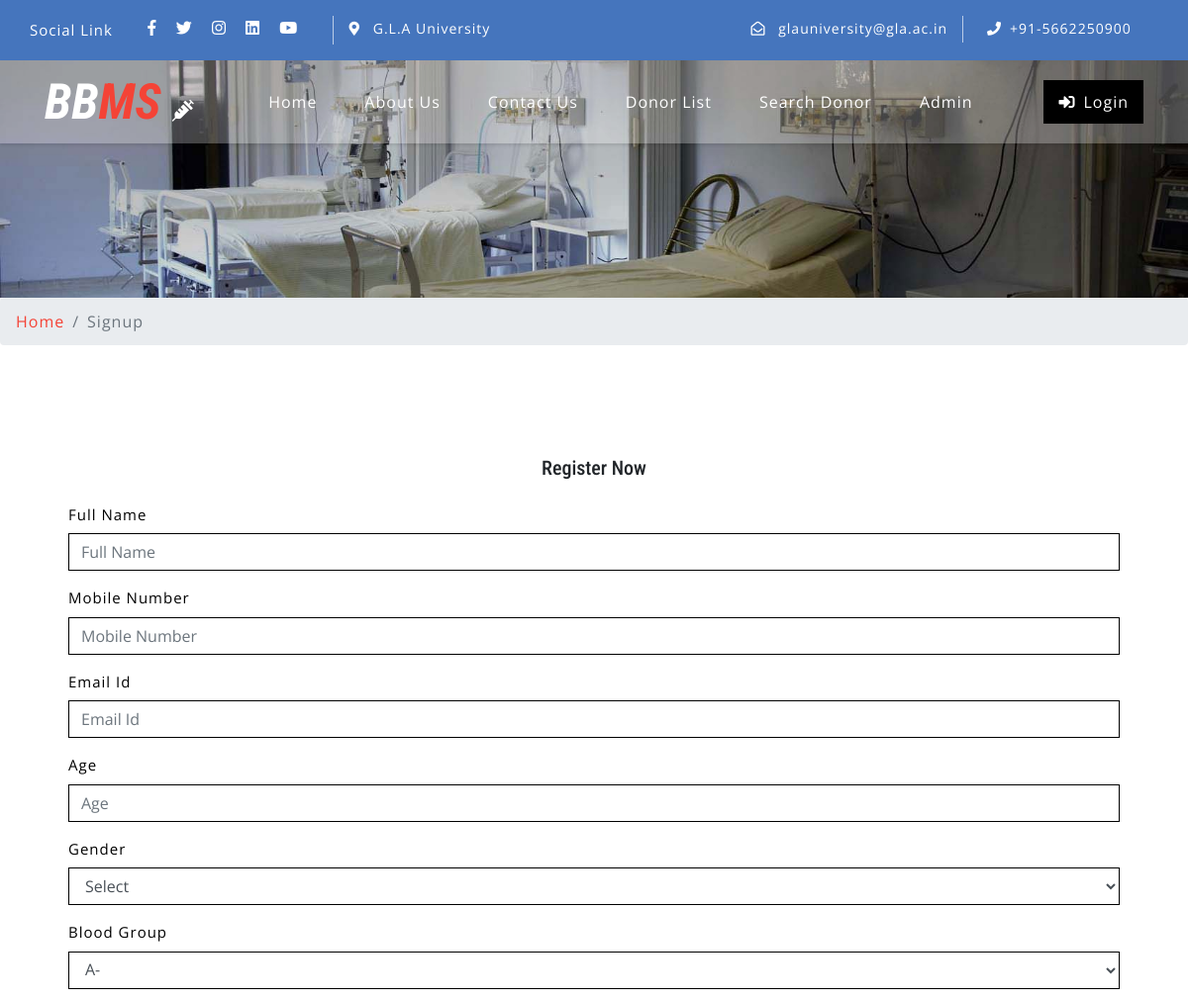
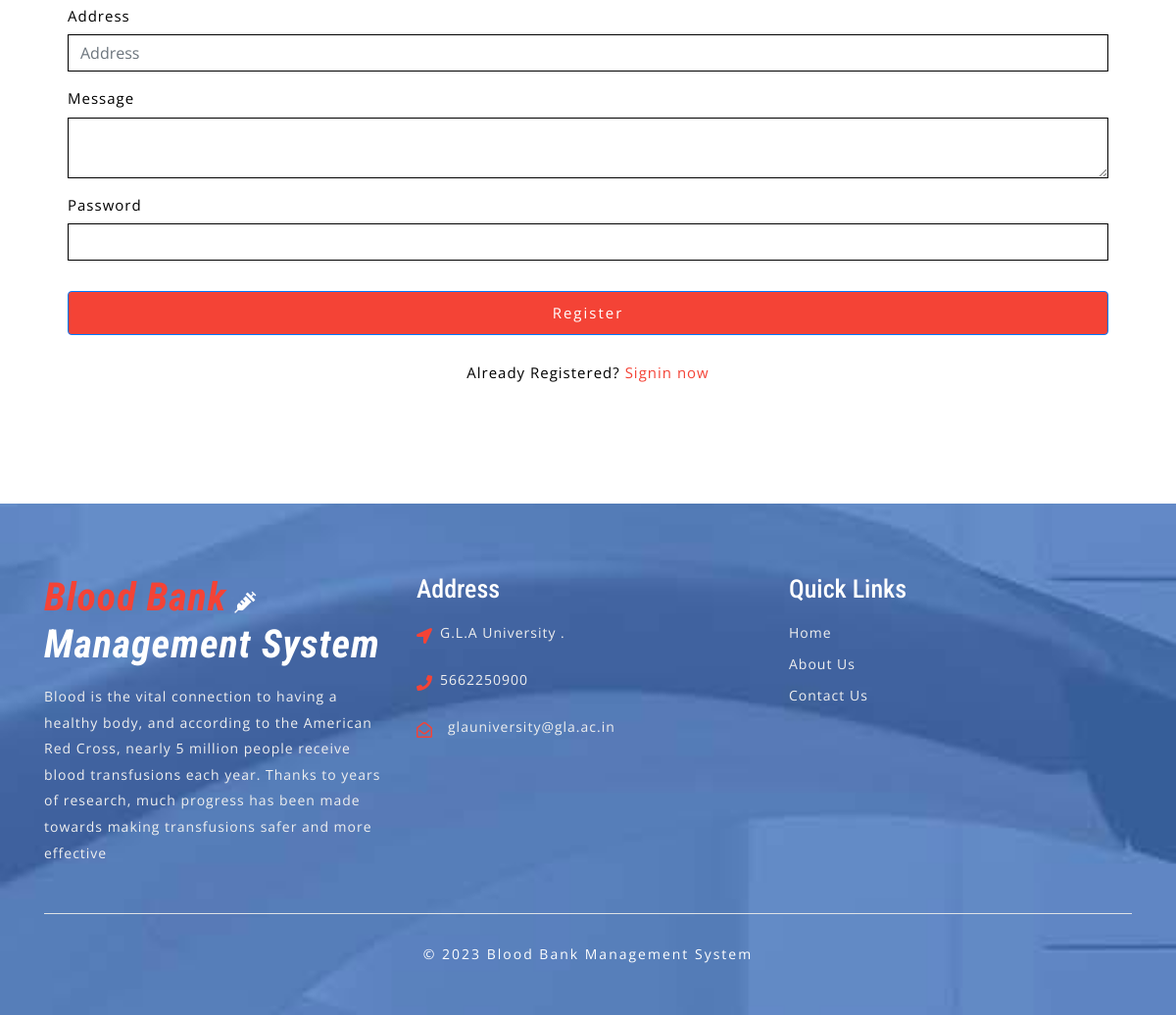
/sign-up.php, run on the app's committed database (2 pictures, top to bottom).
### tables this page shows
CREATE TABLE `tblcontactusinfo` (
  `id` int(11) NOT NULL,
  `Address` tinytext DEFAULT NULL,
  `EmailId` varchar(255) DEFAULT NULL,
  `ContactNo` char(11) DEFAULT NULL
);

### sign-up.php (the view, shortened to what this page needs)
<?php
include('includes/config.php');
?>
<!DOCTYPE html>
<html lang="zxx">
<head>
	<link rel="stylesheet" href="css/bootstrap.css">
	<link rel="stylesheet" href="css/style.css" type="text/css" media="all" />
	<link rel="stylesheet" href="css/fontawesome-all.css">
</head>
<body>
	<?php include('includes/header.php');?>
	<div class="inner-banner-w3ls">
	</div>
	<div class="breadcrumb-agile">
		<div aria-label="breadcrumb">
			<ol class="breadcrumb">
				<li class="breadcrumb-item">
					<a href="index.php">Home</a>
				</li>
				<li class="breadcrumb-item active" aria-current="page">Signup</li>
			</ol>
		</div>
	</div>
	<section class="about py-5">
		<div class="container py-xl-5 py-lg-3">
 <div class="login px-4 mx-auto mw-100">
                            <h5 class="text-center mb-4">Register Now</h5>
                            <form action="#" method="post"  name="signup" onsubmit="return checkpass();">
                                <div class="form-group">
                                    <label>Full Name</label>
                                     <input type="text" class="form-control" name="fullname" id="fullname" placeholder="Full Name" required="">
                                </div>
                                <div class="form-group">
                                    <label>Mobile Number</label>
                                    <input type="tel" class="form-control" name="mobileno" id="mobileno" required="true" placeholder="Mobile Number" maxlength="10" pattern="[0-9]+">
                                </div>
                                <div class="form-group">
                                    <label class="mb-2">Email Id</label>
                                    <input type="email" name="emailid" class="form-control" placeholder="Email Id" required="">
                                </div>
                                <div class="form-group">
                                    <label class="mb-2">Age</label>
                                    <input type="number" class="form-control" name="age" id="age" placeholder="Age" required="">
                                </div>
                                <div class="form-group">
                                    <label class="mb-2">Gender</label>
                                    <select name="gender" class="form-control" required>
                                    	<option value="">Select</option>
                                    </select>
                                </div>
                                <div class="form-group">
                                    <label class="mb-2">Blood Group</label>
                                    <select name="bloodgroup" class="form-control" required>
<?php $sql = "SELECT * from  tblbloodgroup ";
$query = $dbh -> prepare($sql);
$query->execute();
$results=$query->fetchAll(PDO::FETCH_OBJ);
if($query->rowCount() > 0)
{
foreach($results as $result)
{               ?>
<option value="<?php echo htmlentities($result->BloodGroup);?>"><?php echo htmlentities($result->BloodGroup);?></option>
<?php }} ?>
</select>
                                </div>
                                <div class="form-group">
                                    <label>Address</label>
                                    <input type="text" class="form-control" name="address" id="address" required="true" placeholder="Address">
                                </div>
                                <div class="form-group">
                                    <label>Message</label>
                                    <textarea class="form-control" name="message" required> </textarea>
                                </div>
                                <div class="form-group">
                                    <label>Password</label>
                                    <input type="password" class="form-control" name="password" id="password" required="">
                                </div>
                                <button type="submit" class="btn btn-primary submit mb-4" name="submit">Register</button>
                                 <p class="account-w3ls text-center pb-4" style="color:#000">
                                   Already Registered?
                                    <a href="login.php" >Signin now</a>
                                </p>
                            </form>
                        </div>
		</div>
	</section>
	<?php include('includes/footer.php');?>
</body>
</html>

### includes/header.php (shortened to what this page needs)
    <header>
        <div class="top-bar py-3">
            <div class="container">
                <div class="row">
                    <div class="col-lg-7 top-social-agile">
                        <div class="row">
                            <a href="javascript:void(0);">
                            <p class="text-white"><span>Social Link</span></p>
                            </a>
                            <ul class="col-lg-4 col-6 top-right-info text-center">
                                <li>
                                    <a target= "blank" href="https://www.facebook.com/glauny">
                                        <i class="fab fa-facebook-f"></i>
                                    </a>
                                </li>
                                <li class="mx-3">
                                    <a target= "blank" href="//twitter.com/gla_mathura">
                                        <i class="fab fa-twitter"></i>
                                    </a>
                                </li>
                                <li>
                                    <a target="blank" href="https://www.instagram.com/glauniv/">
                                        <i class="fab fa-instagram"></i>
                                    </a>
                                </li>
                                <li class="ml-3">
                                    <a target="blank" href="https://in.linkedin.com/school/gla-university">
                                        <i class="fab fa-linkedin"></i>
                                    </a>
                                </li>
                                <li class="ml-3">
                                    <a target="blank" href="https://www.youtube.com/channel/UCzv9lLHktV5HGuDHKvS_zyg">
                                        <i class="fab fa-youtube"></i>
                                    </a>
                                </li>
                            </ul><?php
$sql = "SELECT * from tblcontactusinfo";
$query = $dbh -> prepare($sql);
$query->execute();
$results=$query->fetchAll(PDO::FETCH_OBJ);
if($query->rowCount() > 0)
{
foreach($results as $result)
{ ?>
                            <div class="col-6 header-top_w3layouts pl-3 text-lg-left text-center">
                            <a target="blank" href="https://maps.app.goo.gl/fkw1cWzZH7ES51Xi6">
                                <p class="text-white">
                                    <i class="fas fa-map-marker-alt mr-2"></i>
                                    <?php  echo $result->Address; ?>
                                </p>
                            </a>
                            </div>
                        </div>
                    </div>
                    <div class="col-lg-5 top-social-agile text-lg-right text-center">
                        <div class="row">
                            <div class="col-lg-7 col-6 top-w3layouts">
                                <p class="text-white">
                                <a href="mailto:glauniversity@gla.ac.in" class="text-white">
                                    <i class="far fa-envelope-open mr-2"></i>
                                    <?php  echo $result->EmailId; ?></a>
                                </p>
                            </div>
                            <div class="col-lg-5 col-6 header-w3layouts pl-4 text-lg-left">
                                <p class="text-white">
                                    <i class="fas fa-phone mr-2"></i>+91-<?php  echo $result->ContactNo; ?></p>
                            </div>
                        </div><?php } } ?>
                    </div>
                </div>
            </div>
        </div>
    </header>
    <div id="home">
        <div class="main-top py-1">
            <nav class="navbar navbar-expand-lg navbar-light fixed-navi">
                <div class="container">
                    <h1>
                        <a class="navbar-brand font-weight-bold font-italic" href="index.php">
                            <span>BB</span>MS
                            <i class="fas fa-syringe"></i>
                        </a>
                    </h1>
                    <div class="collapse navbar-collapse text-center" id="navbarSupportedContent">
                        <ul class="navbar-nav ml-lg-auto">
                            <li class="nav-item mx-lg-4 my-lg-0 my-3">
                                <a class="nav-link" href="index.php">Home
                                </a>
                            </li>
                            <li class="nav-item mx-lg-4 my-lg-0 my-3">
                                <a class="nav-link" href="about.php">About Us</a>
                            </li>
                            <li class="nav-item mx-lg-4 my-lg-0 my-3">
                                <a class="nav-link" href="contact.php">Contact Us</a>
                            </li>
                            <li class="nav-item mx-lg-4 my-lg-0 my-3">
                                <a class="nav-link" href="donor-list.php">Donor List</a>
                            </li>
                            <li class="nav-item mx-lg-4 my-lg-0 my-3">
                                <a class="nav-link" href="search-donor.php">Search Donor</a>
                            </li>
                            <?php if (strlen($_SESSION['bbdmsdid']==0)) {?>
                            <li class="nav-item mx-lg-4 my-lg-0 my-3">
                                <a class="nav-link" href="admin/index.php">Admin</a>
                            </li>
                        </ul>
                        <a href="login.php" class="login-button ml-lg-5 mt-lg-0 mt-4 mb-lg-0 mb-3" >
                            <i class="fas fa-sign-in-alt mr-2"></i>Login</a><?php } ?>
                    </div>
                </div>
            </nav>
        </div>
    </div>

### includes/footer.php (shortened to what this page needs)
<footer>
    <div class="w3ls-footer-grids pt-sm-4 pt-3">
      <div class="container py-xl-5 py-lg-3">
        <div class="row">
          <div class="col-md-4 w3l-footer">
            <h2 class="mb-sm-3 mb-2">
              <a href="index.php" class="text-white font-italic font-weight-bold">
                <span>Blood Bank<i class="fas fa-syringe ml-2"></i> </span>Management System
              </a>
            </h2>
            <p>Blood is the vital connection to having a healthy body, and according to the American Red Cross, nearly 5 million people receive blood transfusions each year. Thanks to years of research, much progress has been made towards making transfusions safer and more effective</p>
          </div>
          <div class="col-md-4 w3l-footer my-md-0 my-4">
            <h3 class="mb-sm-3 mb-2 text-white">Address</h3>
            <ul class="list-unstyled">
              <?php
$sql = "SELECT * from tblcontactusinfo";
$query = $dbh -> prepare($sql);
$query->execute();
$results=$query->fetchAll(PDO::FETCH_OBJ);
if($query->rowCount() > 0)
{
foreach($results as $result)
{ ?>
              <li>
                <i class="fas fa-location-arrow float-left"></i>
                <p class="ml-4">
                  <span><?php  echo $result->Address; ?>. </p>
                <div class="clearfix"></div>
              </li>
              <li class="my-3">
                <i class="fas fa-phone float-left"></i>
                <p class="ml-4"><?php  echo $result->ContactNo; ?></p>
                <div class="clearfix"></div>
              </li>
              <li>
                <i class="far fa-envelope-open float-left"></i>
                <a href="mailto:info@example.com" class="ml-3"><?php  echo $result->EmailId; ?></a>
                <div class="clearfix"></div>
              </li>
            <?php } } ?></ul>
          </div>
          <div class="col-md-4 w3l-footer">
            <h3 class="mb-sm-3 mb-2 text-white">Quick Links</h3>
            <div class="nav-w3-l">
              <ul class="list-unstyled">
                <li>
                  <a href="index.php">Home</a>
                </li>
                <li class="mt-2">
                  <a href="about.php">About Us</a>
                </li>
                <li class="mt-2">
                  <a href="contact.php">Contact Us</a>
                </li>
              </ul>
            </div>
          </div>
        </div>
        <div class="border-top mt-5 pt-lg-4 pt-3 pb-lg-0 pb-3 text-center">
          <p class="copy-right-grids mt-lg-1">© 2023 Blood Bank Management System
          </p>
        </div>
      </div>
    </div>
  </footer>

### data on the page
tblcontactusinfo: Address "G.L.A University", EmailId "glauniversity@gla.ac.in", ContactNo "5662250900"

### other printed values
form field bloodgroup "A-"
